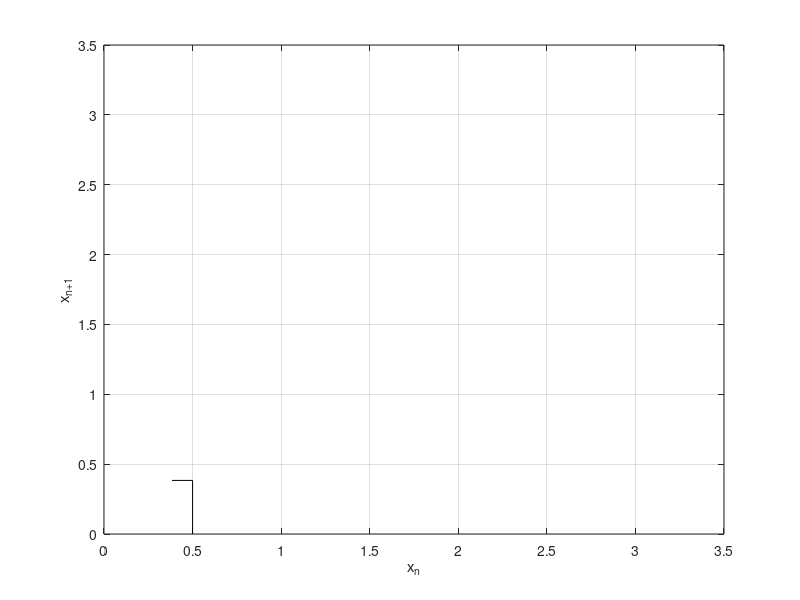

The MATLAB source for this figure: (Note: this script raises an error after producing the figure.)
clear all
clc

%%% iterate the Logisitc Equation %%%
    r=[0.8 1.4];        % parameter
for j=1:length(r)
    x_0=0.5;        % Initial value of x
    N=40;           % Number of iterations
    x(1) = x_0;     % First value in vector x is x_0
    for i=1:N
        x(i+1) = r(j)*sin(x(i))%x(i)*(1-x(i));
    end
    
    %%% plot the map and the diagonal line y=x %%%
    xn = 0:0.000001:3.14;
    xn_1 = r(j)*(sin(xn));
    %xn_2 = a(j)*(xn_1.*(1-xn_1));
    %xn_3 = a(j)*(xn_2.*(1-xn_2));
    plot(xn,xn_1,'b-');
    xlabel('x_n')
    ylabel('x_{n+1}')
    hold on
    grid on
    plot(xn,xn,'r-')
    if xn_1 == xn
        interest=xn_1
        plot(xn,interesct,'k.','Markersize',18)
        hold on
        clear intersect
    end
    
    %plot(0.4286, 0.4286,'k.','Markersize',18);
    %tp=text(0.4, 0.46,['x_{f3}^*']); set(tp,'FontSize',12);
    %plot(0.7143, 0.7143,'k.','Markersize',18);
    %tx=text(0.68, 0.75,['x_{f2}^*']); set(tx,'FontSize',12);
    %plot(0.8569, 0.8596,'k.','Markersize',18);
    %tq=text(0.82, 0.9,['x_{f4}^*']); set(tq,'FontSize',12);
    hold on;
    %grid on;
    %fplot('1*y',[0 1],'r'); % Plot the functio y=x
    
   %%% Plot the cobweb part %%%
    count = 1;
    for k = 1:1:N
        x1(count) = x(k);
        count=count+1;
    end
    N=length(x1);
    line([x1(1) x1(1)],[0 x1(2)],'Color','k')
    %plot(x2(1), x2(1),'k.','Markersize',12);
    for ic=1:N-2
        line([x1(ic) x1(ic+1)],[x1(ic+1) x1(ic+1)],'Color','k')
        size=100*abs(x1(ic)-x1(ic+1));
        ARROWH([x1(ic) x1(ic+1)],[x1(ic+1) x1(ic+1)],'k',size);
        line([x1(ic+1) x1(ic+1)],[x1(ic+1) x1(ic+2)],'Color','k')
        size=100*abs(x1(ic)-x1(ic+1));
        ARROWH([x1(ic+1) x1(ic+1)],[x1(ic+1) x1(ic+2)],'k',size);
        %plot(x2(ic+1), x2(ic+1),'k.','MarkerSize',12);
    end
%    line([x2(N) x2(N+1)],[x2(N+1) x2(N+1)],'Color','k')
    at=text(0.2,[max(xn_1)+0.02],['r=',num2str(r(j))]); set(at,'FontSize',10);
    hold on
end


 


 
 
